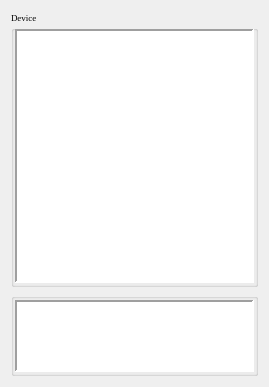
<?xml version="1.0" encoding="UTF-8"?>
<ui version="4.0">
 <class>chatWidget</class>
 <widget class="QWidget" name="chatWidget">
  <property name="geometry">
   <rect>
    <x>0</x>
    <y>0</y>
    <width>269</width>
    <height>387</height>
   </rect>
  </property>
  <property name="font">
   <font>
    <family>Comic Sans MS</family>
    <pointsize>7</pointsize>
   </font>
  </property>
  <property name="windowTitle">
   <string>Form</string>
  </property>
  <layout class="QVBoxLayout" name="verticalLayout_3" stretch="10,2">
   <item>
    <widget class="QGroupBox" name="messageLogBox">
     <property name="font">
      <font>
       <family>Times New Roman</family>
      </font>
     </property>
     <property name="title">
      <string>Device</string>
     </property>
     <property name="flat">
      <bool>false</bool>
     </property>
     <property name="checkable">
      <bool>false</bool>
     </property>
     <layout class="QVBoxLayout" name="verticalLayout">
      <property name="spacing">
       <number>1</number>
      </property>
      <property name="margin">
       <number>1</number>
      </property>
      <item>
       <widget class="QTextEdit" name="textEdit">
        <property name="font">
         <font>
          <family>Comic Sans MS</family>
         </font>
        </property>
        <property name="focusPolicy">
         <enum>Qt::NoFocus</enum>
        </property>
        <property name="frameShape">
         <enum>QFrame::Panel</enum>
        </property>
        <property name="frameShadow">
         <enum>QFrame::Sunken</enum>
        </property>
        <property name="lineWidth">
         <number>2</number>
        </property>
        <property name="midLineWidth">
         <number>0</number>
        </property>
        <property name="horizontalScrollBarPolicy">
         <enum>Qt::ScrollBarAlwaysOff</enum>
        </property>
        <property name="readOnly">
         <bool>true</bool>
        </property>
       </widget>
      </item>
     </layout>
    </widget>
   </item>
   <item>
    <widget class="QGroupBox" name="writeMessageBox">
     <property name="title">
      <string/>
     </property>
     <layout class="QVBoxLayout" name="verticalLayout_2">
      <property name="spacing">
       <number>1</number>
      </property>
      <property name="margin">
       <number>1</number>
      </property>
      <item>
       <widget class="QInputBox" name="lineEdit">
        <property name="frameShape">
         <enum>QFrame::Panel</enum>
        </property>
        <property name="frameShadow">
         <enum>QFrame::Sunken</enum>
        </property>
        <property name="lineWidth">
         <number>2</number>
        </property>
        <property name="horizontalScrollBarPolicy">
         <enum>Qt::ScrollBarAlwaysOff</enum>
        </property>
       </widget>
      </item>
     </layout>
    </widget>
   </item>
  </layout>
 </widget>
 <customwidgets>
  <customwidget>
   <class>QInputBox</class>
   <extends>QTextEdit</extends>
   <header>qinputbox.h</header>
  </customwidget>
 </customwidgets>
 <resources/>
 <connections/>
</ui>
